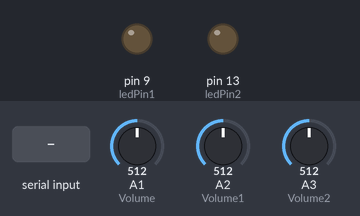
A sketch run on a simulated Arduino Uno, built with avr-gcc and run on an emulated ATmega328P. Shown: output pins drawn as LEDs (lit = HIGH). The test bench sets the inputs (shaded band); at power-on: A1 (Volume) = 512, A2 (Volume1) = 512, A3 (Volume2) = 512. What the sketch prints to the serial monitor is not drawn.

Above: at 1.2 s.
1.3 s: "1" received over Serial
At 2.4 s:
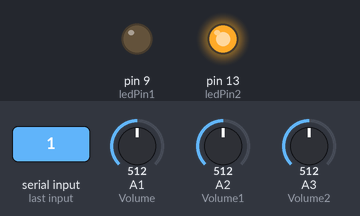
Timing chart, 0 to 4.3 s (numbered marks = the images above; inputs shaded):
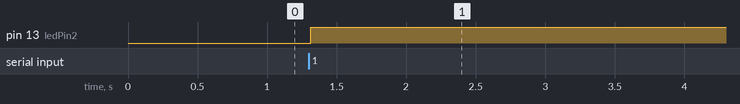

Measured:
- after the input at 1.3 s, pin 13 (ledPin2): LOW → HIGH at once

The sketch:

ManoMeter.ino
```cpp
/*
  Examples : Arduino Experiment Examples By....ETT CO.,LTD
  Program : Computer LAB4
  Hardware : Connect Volume to Analog-0
  : Connect LED to Digital-9
  : Connect LED to Digital-13
  Function : Arduino Display Bargraph on Computer
  : Read Analog & Dimmer LED,Send Data[0..255] to PC
*/
int ledPin1 = 9; //Dimmer LED
int ledPin2 = 13; //Status LED

int Volume = A1; //Volume = Analog Pin-A1
int Volume1 = A2; //Volume = Analog Pin-A2
int Volume2 = A3; //Volume = Analog Pin-A2


void setup() //Setup Function
{
  pinMode(ledPin1, OUTPUT); //ledPin1 = Output
  pinMode(ledPin2, OUTPUT); //ledPin2 = Output
  Serial.begin(9600); //Start Serial=9600
}
void loop() //Main Function
{
  int tempMeter = analogRead(Volume);
  int humiMeter = analogRead(Volume1);
  int nc = analogRead(Volume2);
  {
    if (Serial.available()) {
      int b = Serial.read();
      if (b = 0) {
        digitalWrite(ledPin2, 0);
        Serial.println('F');
      }
      if (b = 1) {
        digitalWrite(ledPin2, 1);
        Serial.println('N');

      }
    }
  }
  /*  if (Serial.available()) {
      char b = Serial.read();
      switch (b) {
        case '0' :
          digitalWrite(ledPin2, 0);
          Serial.println('F');
          break;
        case '1' :
          digitalWrite(ledPin2, 1);
          Serial.println('N');
          break;
        default :
          break;
      }
    }
  */
  tempMeter = map(tempMeter, 0, 1023, 0, 255); //Convert 0..1023 to 0..255
  humiMeter = map(humiMeter, 0, 1023, 0, 255); //Convert 0..1023 to 0..255
  nc = map(nc, 0, 1023, 0, 255); //Convert 0..1023 to 0..255

  Serial.print (tempMeter); //Dimmer LED = 0..255 Scale
  Serial.print (",");
  Serial.print (humiMeter); //Dimmer LED = 0..255 Scale
  Serial.print (",");
  Serial.print (nc); //Dimmer LED = 0..255 Scale
  Serial.println (",");
  delay(100); //Byte Delay
}
```
